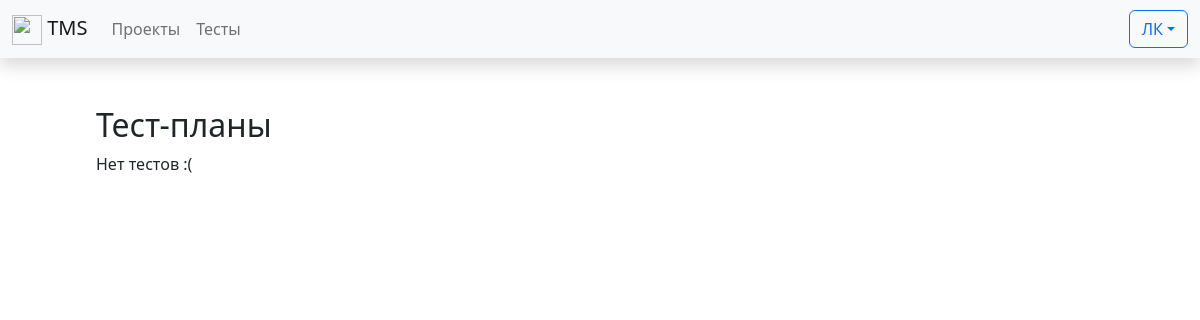
The page /project/1/test_plans/ on the database as committed earlier.
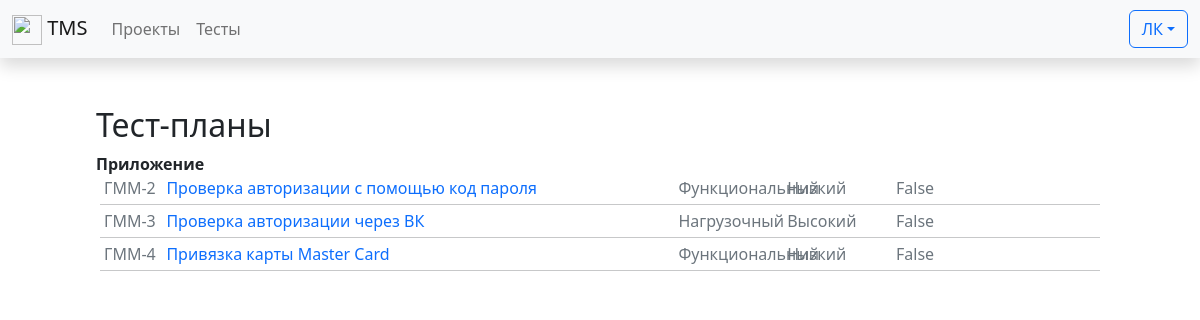
The same page on the database as committed later.
### tests/models.py (models this page shows, shortened)
class TestPlans(models.Model):
    id = models.AutoField(_("Код тест-плана"), primary_key=True)
    title = models.CharField(_("Название тест-плана"), max_length=50)
    description = models.TextField(_("Описание тест-плана"))
    project = project = models.ForeignKey(Projects, verbose_name=_(
        "Проект"), on_delete=models.PROTECT)
    class Meta:
        verbose_name = _("Тест-план")
        verbose_name_plural = _("Тест-планы")

class TestCases(models.Model):
    id = models.AutoField(_("Код тест-кейса"), primary_key=True)
    """
    Описание тест-кейса
    """
    title = models.CharField(_("Название"), max_length=100)
    precondition = models.TextField(_("Предусловия"), blank=True, null=True)
    description = models.TextField(_("Описание"), blank=True, null=True)
    expectedResult = models.TextField(
        _("Ожидаемый результат"), blank=True, null=True)
    """
    Параметры тест кейса:
    - Проект
    - Набор
    - Тип теста
    - Приоритет
    - Статус
    - Автоматизирован (True/False)
    """
    project = models.ForeignKey(Projects, verbose_name=_(
        "Проект"), on_delete=models.PROTECT)
    suite = models.ForeignKey(TestSuites, verbose_name=_(
        "Группа"), null=True, on_delete=models.SET_NULL)
    type = models.ForeignKey(TestTypes, verbose_name=_(
        "Тип теста"), on_delete=models.PROTECT)
    priority = models.ForeignKey(TestPriorities, verbose_name=_(
        "Приоритет"), on_delete=models.PROTECT)
    status = models.ForeignKey(TestStatuses, verbose_name=_(
        "Статус"), on_delete=models.PROTECT, default=3)
    isAutomated = models.BooleanField(_("Автоматизирован"))
    """
    Кем и когда создано
    """
    created_by = models.ForeignKey(
        settings.AUTH_USER_MODEL, verbose_name="Создатель", on_delete=models.PROTECT, related_name='created_by')
    created_date = models.DateTimeField(_("Создано"), auto_now_add=True)
    """
    Кем и когда модифицировано
    """
    lastModified_by = models.ForeignKey(
        settings.AUTH_USER_MODEL, verbose_name="Последние изменения", on_delete=models.PROTECT, related_name='modified_by')
    lastModified_date = models.DateTimeField(_("Изменено"), auto_now=True)
    class Meta:
        verbose_name = _("Тест-кейс")
        verbose_name_plural = _("Тест-кейсы")

class TestTypes(models.Model):
    id = models.AutoField(_("Код типа"), primary_key=True)
    name = models.CharField(_("Тип"), max_length=50)
    class Meta:
        verbose_name = _("Тип теста")
        verbose_name_plural = _("Типы тестов")
    def __str__(self):
        return self.name

class TestPriorities(models.Model):
    id = models.AutoField(_("Код приоритета"), primary_key=True)
    name = models.CharField(_("Приоритет"), max_length=50)
    class Meta:
        verbose_name = _("Приоритет")
        verbose_name_plural = _("Приоритеты")
    def __str__(self):
        return self.name

### tests/views.py (the view)
# urls.py: path('project/<int:project_pk>/test_plans/', views.test_plans, name='test_plans'),
def test_plans(request, project_pk):
    project = Projects.objects.get(id=project_pk)
    testPlans_list = TestPlans.objects.filter(project__id=project_pk)
    testPlans_testCase_dict = dict()
    testCase_steps = dict()
    testCase_tags = dict()
    '''
    Попробую объяснить
    1. Получаем список айдишников тест-планов проекта
    2. Для каждого айдишника получаем QuerySet объектов TestCasePlans
    3. Для каждого значения QuerySet - TestCasePlans получаем TestCase
    4. Заносим все TestCase для айдишника плана в список и добавляем его в словарь

    Итог:
    Словарь вида:
    testPlan_id |   1   |    2   |   3   |
                |-------|--------|-------|
                |  TC1  |   TC6  |       |
                |  TC2  |   TC7  |       |
                |  TC3  |        |       |
                |       |        |       |
    '''
    for testPlan_id in testPlans_list:
        testPlan_list = TestCasePlans.objects.filter(testPlan=testPlan_id)
        l = list()
        for testPlan in testPlan_list:
            l.append(testPlan.testCase)
            testCase_steps[testPlan.testCase.id] = TestCaseSteps.objects.filter(
                testCase__project=project, testCase=testPlan.testCase)
            testCase_tags[testPlan.testCase.id] = TestCaseTags.objects.filter(
                testCase=testPlan.testCase
            ).values()
        testPlans_testCase_dict[testPlan_id] = l
    for k, v in testCase_tags.items():
        print(k, v)
    return render(request, 'test_plans.html', {
        'project': project,
        'suite_list': testPlans_list,
        'suite_test_list': testPlans_testCase_dict,
        'testCaseSteps': testCase_steps,
        'testCaseTags' : testCase_tags,
    }
    )

### tests/models.py (called while the page is built)
    def __str__(self):
        return self.name

    def acronym(self):
        regex = re.compile('[^а-яА-Яa-zA-Z]')
        return "".join(e[0].upper() for e in regex.sub(' ', self.name).split())

    def __str__(self):
        return self.name

    def __str__(self):
        return self.name

    def __str__(self):
        return self.description

### tests/views.py (called while the page is built)
@register.filter
def get_item(dictionary, key):
    return dictionary[key]

### templates/test_plans.html
{% extends 'base.html' %}
{% block content %}
    <div class="mx-5 p-5">
        <h2>Тест-планы</h2>
        {% block testPlanTable %}
        {% include "testCase/testPlan_table.html" %}
        {% endblock testPlanTable %}
    </div>
{% endblock content %}

### templates/testCase/testPlan_table.html (shortened to what this page needs)
{% block testPlanTable %}
    {% if suite_test_list %}
        {% for suite_name, test_list in suite_test_list.items %}
            {% if test_list %}
                <div class="collapse show" id="collapse_{{ forloop.counter }}">
                    <strong id="title">{{ suite_name.title }}</strong>
                    {% for test in test_list %}
                        {% with projectAcronym=test.project.acronym %}
                            <a class="d-flex flex-row text-decoration-none"
                                   href=""
                                   data-bs-toggle="modal"
                                   data-bs-target="#testCaseModal_{{ test.id }}">
                                   <div class="mx-2 text-secondary" style="width: 5%;">{{ projectAcronym }}-{{ test.id }}</div>
                                   <div class="mx-1 w-50" style="width: 25%;">{{ test.title }}</div>
                                   <div class="mx-1 text-secondary" style="width: 10%;">{{ test.type }}</div>
                                   <div class="mx-1 text-secondary" style="width: 10%;">{{ test.priority }}</div>
                                   <div class="mx-1 text-secondary" style="width: 5%;">{{ test.isAutomated }}</div>
                            </a>
                            <hr class="m-1">
                        {% endwith %}
                    {% endfor %}
                </div>
            {% endif %}
        {% endfor %}
    {% else %}
        <div>Нет тестов :(</div>
    {% endif %}
{% endblock %}

Rows that differ between the two databases and show on the page:
added TestPlans: title "Приложение"
now on this page (row edited): TestCases: project.acronym "ГММ", id "2", title "Проверка авторизации с помощью код пароля", type "Функциональный", priority "Низкий", isAutomated "False"
now on this page (row edited): TestCases: project.acronym "ГММ", id "3", title "Проверка авторизации через ВК", type "Нагрузочный", priority "Высокий", isAutomated "False"
now on this page (row edited): TestCases: project.acronym "ГММ", id "4", title "Привязка карты Master Card", type "Функциональный", priority "Низкий", isAutomated "False"
Other text that changed with them:
text no longer shown: "Нет тестов :("
